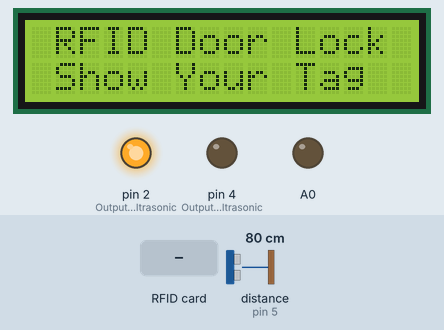
Simulated run of this sketch. Board: Arduino Uno, built with avr-gcc and run on an emulated ATmega328P. Shown: 16×2 character LCD, output pins drawn as LEDs (lit = HIGH). Dashed ring = blinking. The test bench sets the inputs (shaded band); at power-on: distance to the obstacle (sensor on pin 5) 80 cm. The echo pulse lasts 58.3 µs per cm; pins used as bus, display or sensor lines are not drawn; what the sketch prints to the serial monitor is not drawn.

Above: at 1.3 s.
1.4 s: distance to the obstacle (sensor on pin 5) set to 22 cm
2.9 s: distance to the obstacle (sensor on pin 5) set to 18 cm
At 3.04 s:
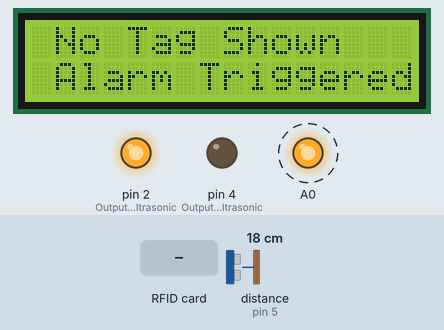
5.0 s: RFID card F6 28 3A F8 held to the reader
At 5.34 s:
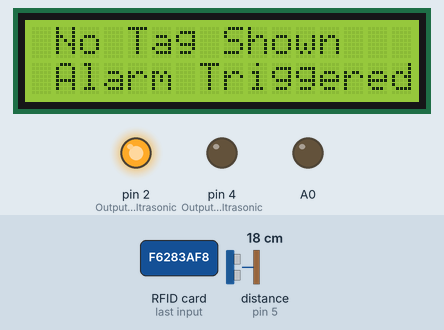
At 8.2 s:
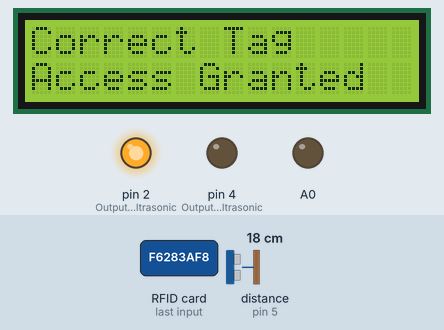
Timing chart, 0 to 60.5 s (numbered marks = the images above; inputs shaded):
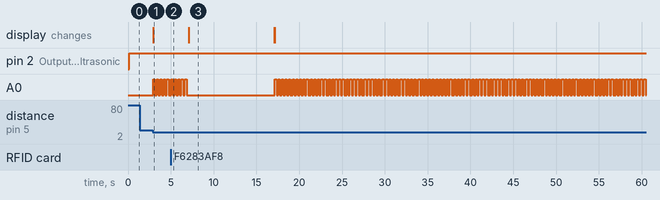

The sketch:

Smart-Door-Lock.ino
```cpp
// Include required libraries

#include <LiquidCrystal_I2C.h> // Library for I2C
#include <SPI.h> // Library for Serial Peripheral Interface i.e MISO and MOSI
#include <MFRC522.h> // Library for RFID Reader
#include <NewPing.h> // Library for IR Sensor

#define TRIGGER_PIN 6 //Trigger Pin for UltraSonic
#define ECHO_PIN 5 //Echo Pin for UltraSonic
#define MAX_DISTANCE 20 //Beyond this, the Ultrasonic Sensors shows 0

// Creating instances
LiquidCrystal_I2C lcd(0x27, 16, 2); // Set the LCD address/I2C address to 0x27 for a 16 chars and 2 line display
MFRC522 mfrc522(10, 9); // MFRC522 mfrc522(SS_PIN, RST_PIN)
NewPing sonar(TRIGGER_PIN,ECHO_PIN,MAX_DISTANCE);

String tagUID = "F6 28 3A F8";  // String to store UID of tag which must disable the buzzer

void setup() {

  // Arduino Pin configuration
  lcd.begin();   // LCD screen
  lcd.backlight(); // LCD Backlight Swtiched On
  SPI.begin();      // Init SPI bus
  mfrc522.PCD_Init();   // Init MFRC522
  lcd.clear(); // Clear the LCD
  Serial.begin(115200); // Debugging for Ultrasonic
  pinMode(2,OUTPUT); // Output Pin for Ultrasonic VCC
  pinMode(4,OUTPUT); // Output Pin for Ultrasonic GND
}

void loop() {
  int i;
  digitalWrite(2,HIGH); // Setting High for VCC
  digitalWrite(4,LOW); // Setting Low for GND
  Serial.print("Ping: "); // Debugging
  Serial.print(sonar.ping_cm()); // Debugging
  Serial.println("cm"); // Debugging
  lcd.setCursor(0, 0); // Setting print to begin from 1st Row and immediately from the left side
  lcd.print(" RFID Door Lock "); // Print for LCD ROW 1
  lcd.setCursor(0, 1); // Setting print to begin from 2nd Row and immediately from the left side
  lcd.print(" Show Your Tag "); // Print for LCD ROW 2

  if (sonar.ping_cm() > 0) // Enter the Loop when the distance is less than max distance set
    {
      lcd.clear();
      lcd.setCursor(0, 0);
      lcd.print(" No Tag Shown ");
      lcd.setCursor(0, 1);
      lcd.print(" Alarm Triggered ");
      for(i=0;i<5;i++) // Code for setting the buzzer in beeping mode
      {
      analogWrite(A0,255); // Analog Used for setting loudness of Buzzer
      delay(200);
      analogWrite(A0,0);
      delay(200);
      }
       lcd.clear();

    }

  // Look for new cards
  if ( ! mfrc522.PICC_IsNewCardPresent()) {
    return;
  }

  // Select one of the cards
  if ( ! mfrc522.PICC_ReadCardSerial()) {
    return;
  }

  //Reading from the card
  String tag = "";
  for (byte i = 0; i < mfrc522.uid.size; i++)
  {
    tag.concat(String(mfrc522.uid.uidByte[i] < 0x10 ? " 0" : " "));
    tag.concat(String(mfrc522.uid.uidByte[i], HEX));
  }
  tag.toUpperCase();

  //Checking the card
  if (tag.substring(1) == tagUID) //change here the UID of the card/cards that you want to give access to
  {
    // If UID of tag is matched.
    lcd.clear();
    lcd.setCursor(0, 0);
    lcd.print("Correct Tag");
    lcd.setCursor(0, 1);
    lcd.print("Access Granted");
    digitalWrite(13,HIGH); // Set internal LED of Arduino UNO to light up
    delay(10000);
    digitalWrite(13,LOW);
    lcd.clear();
  }
  else
  {
    // If UID of tag is not matched.
    lcd.clear();
    lcd.setCursor(0, 0);
    lcd.print("Wrong Tag Shown");
    lcd.setCursor(0, 1);
    lcd.print("Access Denied");
    analogWrite(A0,255);
    delay(3000);
    analogWrite(A0,0);
    lcd.clear();
  }
}
```

Measured:
- the behaviour switches between 21 and 20 cm on distance to the obstacle (sensor on pin 5) (found by bisection; images 0 and 1)
- after the input at 1.4 s, every drawn part: stays the same
- after the input at 2.9 s, A0: alternates HIGH for 0.20 s and LOW for 0.20 s, starting after 0.05 s; the display: changes after 0.05 s (image 1)
- after the input at 5.0 s, the display: changes after 2.1 s (image 3)
